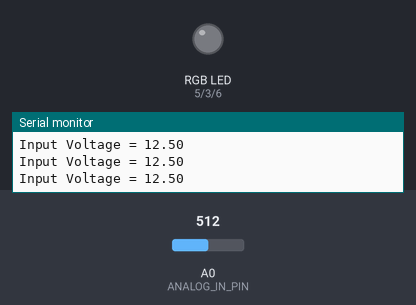
The sketch below on a simulated Arduino Uno, built with avr-gcc and run on an emulated ATmega328P. On the bench: an RGB LED mixed from three pins (HIGH = lit), the last lines printed to the serial monitor. The test bench sets the inputs (shaded band); at power-on: A0 (ANALOG_IN_PIN) = 512.

Above: at 1.2 s.
1.3 s: A0 (ANALOG_IN_PIN) set to 222
2.8 s: A0 (ANALOG_IN_PIN) set to 189
At 4.0 s:
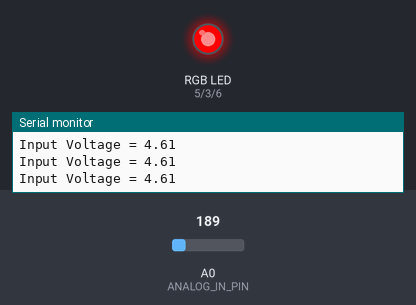
4.3 s: A0 (ANALOG_IN_PIN) set to 122
At 5.3 s:
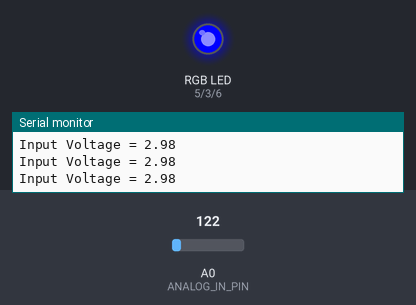
5.8 s: A0 (ANALOG_IN_PIN) set to 43
7.3 s: A0 (ANALOG_IN_PIN) set to 35
At 7.6 s:
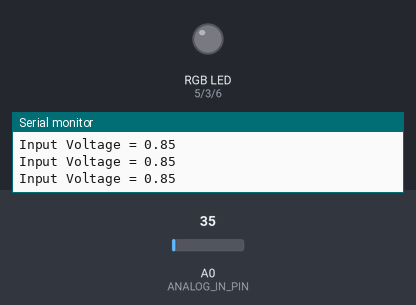
Timing chart, 0 to 9.8 s (numbered marks = the images above; inputs shaded):
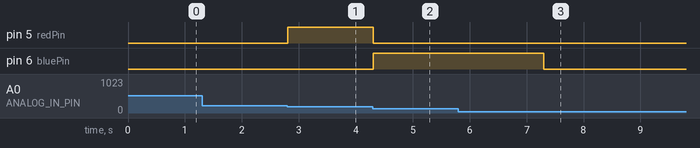

Measured:
- the behaviour switches between 205 and 204 on A0 (ANALOG_IN_PIN) (found by bisection; images 0 and 1)
- the behaviour switches between 41 and 40 on A0 (ANALOG_IN_PIN) (found by bisection; images 2 and 3)
- after the input at 2.8 s, pin 5 (redPin): LOW → HIGH at once
- after the input at 4.3 s, pin 5 (redPin): HIGH → LOW at once; pin 6 (bluePin): LOW → HIGH at once
- after the input at 7.3 s, pin 6 (bluePin): HIGH → LOW at once

The sketch:

IR_PROXIMITY_SELF_MADE_WITH_RGB_Module.ino
```cpp
#define ANALOG_IN_PIN A0

// Define the pins for the RGB SMD LED module
const int redPin = 5;   // Red pin
const int greenPin = 3; // Green pin
const int bluePin = 6;  // Blue pin

// Floats for ADC voltage & Input voltage
float adc_voltage = 0.0;
float in_voltage = 0.0;

// Floats for resistor values in divider (in ohms)
float R1 = 30000.0;
float R2 = 7500.0;

// Float for Reference Voltage
float ref_voltage = 5.0;

// Integer for ADC value
int adc_value = 0;

// Define the duration (in milliseconds) to display the color
const unsigned long colorDisplayDuration = 50; // 1 second

unsigned long previousColorChangeMillis = 0;

void setup() {
  // Setup Serial Monitor
  Serial.begin(9600);
  // Set RGB LED pins as outputs
  pinMode(redPin, OUTPUT);
  pinMode(greenPin, OUTPUT);
  pinMode(bluePin, OUTPUT);
}

void loop() {
  unsigned long currentMillis = millis();

  // Read the Analog Input only when a certain time has passed
  if (currentMillis - previousColorChangeMillis >= colorDisplayDuration) {
    previousColorChangeMillis = currentMillis;

    // Read the Analog Input
    adc_value = analogRead(ANALOG_IN_PIN);

    // Determine voltage at ADC input
    adc_voltage = (adc_value * ref_voltage) / 1024.0;

    // Calculate voltage at divider input
    in_voltage = adc_voltage * (R1 + R2) / R2;

    // Determine the color based on voltage range
    if (in_voltage >= 1.0 && in_voltage < 3.0) {
      setColor(0, 0, 255);
    } else if (in_voltage >= 3.0 && in_voltage < 3.5) {
      setColor(0, 255, 255);
    } else if (in_voltage >= 3.5 && in_voltage < 4.0) {
      setColor(0, 255, 0);
    }
    else if (in_voltage >= 4.0 && in_voltage < 4.5) {
      setColor(255, 255, 0);
    } else if (in_voltage >= 4.5 && in_voltage <= 5.0) {
      setColor(255, 0, 0); // Red
    } else {
      setColor(0, 0, 0); // Turn off the LED
    }

    // Print results to Serial Monitor
    Serial.print("Input Voltage = ");
    Serial.println(in_voltage, 2);
  }
}

void setColor(int red, int green, int blue) {
  digitalWrite(redPin, red);
  digitalWrite(greenPin, green);
  digitalWrite(bluePin, blue);
}
```
